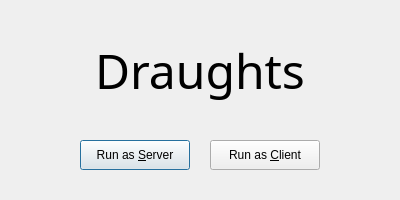
<?xml version="1.0" encoding="UTF-8"?>
<ui version="4.0">
 <class>StartupPage</class>
 <widget class="QDialog" name="StartupPage">
  <property name="geometry">
   <rect>
    <x>0</x>
    <y>0</y>
    <width>400</width>
    <height>200</height>
   </rect>
  </property>
  <property name="windowTitle">
   <string>Choose a role</string>
  </property>
  <widget class="QLabel" name="label">
   <property name="geometry">
    <rect>
     <x>80</x>
     <y>20</y>
     <width>240</width>
     <height>100</height>
    </rect>
   </property>
   <property name="font">
    <font>
     <family>Microsoft YaHei UI Light</family>
     <pointsize>36</pointsize>
    </font>
   </property>
   <property name="text">
    <string>Draughts</string>
   </property>
   <property name="alignment">
    <set>Qt::AlignCenter</set>
   </property>
  </widget>
  <widget class="QPushButton" name="runAsServer">
   <property name="geometry">
    <rect>
     <x>80</x>
     <y>140</y>
     <width>110</width>
     <height>30</height>
    </rect>
   </property>
   <property name="text">
    <string>Run as &amp;Server</string>
   </property>
  </widget>
  <widget class="QPushButton" name="runAsClient">
   <property name="geometry">
    <rect>
     <x>210</x>
     <y>140</y>
     <width>110</width>
     <height>30</height>
    </rect>
   </property>
   <property name="text">
    <string>Run as &amp;Client</string>
   </property>
  </widget>
 </widget>
 <resources/>
 <connections/>
</ui>
